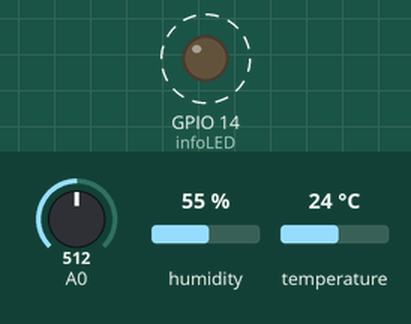
This sketch was run on a simulated ESP8266 (NodeMCU). Parts: output pins drawn as LEDs (lit = HIGH). Dashed ring = blinking. The inputs (shaded band) are chosen by the test bench; at power-on: A0 = 512, humidity 55 %, temperature 24 °C. WiFi joins after 1.5 s; servers stay silent unless stated; no MQTT or app messages arrive unless stated; what the sketch prints to the serial monitor is not drawn.

Above: at 2.5 s.
Timing chart, 0 to 4.6 s (numbered marks = the images above):
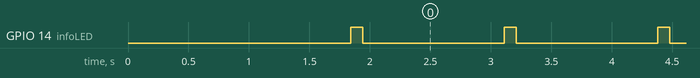

Measured:
- by itself, GPIO 14 (infoLED): alternates HIGH for 0.10 s and LOW for 1.2 s

The sketch:

HTU21D_sensor.ino
```cpp
#include <ArduinoJson.h>
#include <MQTTClient.h>
#include <ESP8266WiFi.h>
#include <Wire.h>
#include "Adafruit_HTU21DF.h"

const char* ssid = "iot-gateway";
const char* password = "iot-nw-pilot13";

const char* mqtt_server = "192.168.42.1";
const char* deviceID = "sht-9999";
const char* clientID = "sht-9999";

int infoLED = 14;

Adafruit_HTU21DF htu = Adafruit_HTU21DF();

WiFiClient wifiClient;
MQTTClient mqttClient;
DynamicJsonBuffer jsonBuffer;
JsonObject& root = jsonBuffer.createObject();
JsonArray& message = root.createNestedArray("readings");
JsonObject& data = message.createNestedObject();

void connectWiFi(){
  delay(10);
  Serial.print("preparing wifi...");

  WiFi.begin(ssid,password);
  while(WiFi.status() != WL_CONNECTED){
    Serial.print(".");

    delay(200);
  }
  Serial.println();
  Serial.println("Connected to WiFi!");
}

void reconnectMQTT(){
  while(!mqttClient.connected()){
    Serial.println("Connecting to Mqtt Broker...");
    if(mqttClient.connect(clientID)){
      Serial.println("Connected to Broker!");
      mqttClient.subscribe("/sensors/command");
    } else {
      Serial.println("Failed to connect to Mqtt Broker, retrying...");
      delay(2500);
    }
  }
}

void setup() {
  Serial.begin(9600);
  pinMode(infoLED, OUTPUT);

  if (!htu.begin()) {
    Serial.println("Couldn't find sensor!");
    while (1);
  }

  connectWiFi();
  mqttClient.begin(mqtt_server, wifiClient);
}


void loop() {
  mqttClient.loop();
  delay(10);

  if(!mqttClient.connected()){
    reconnectMQTT();
  } else {
    float t = htu.readTemperature();
    float h = htu.readHumidity();
    float f = (t * 9/5) + 32;

    if (! isnan(t)) {  // check if 'is not a number'
      Serial.print("Temp *C = "); Serial.println(t);
      Serial.print("Temp *F = "); Serial.println(f);
    } else {
      Serial.println("Failed to read temperature");
    }

    if (! isnan(h)) {  // check if 'is not a number'
      Serial.print("Hum. % = "); Serial.println(h);
    } else {
      Serial.println("Failed to read humidity");
    }
    Serial.println();

    int batLevel = analogRead(A0);
    Serial.print("Analog reading =  ");
    Serial.println(batLevel);
    batLevel = map(batLevel, 580, 774, 0, 100);
    Serial.print("Battery level = ");
    Serial.print(batLevel);
    Serial.println("%");

    root["deviceID"] = deviceID;

    data["temp"] = double_with_n_digits(f,2);
    data["humidity"] = double_with_n_digits(h,2);
    data["battery"] = batLevel;

    root.printTo(Serial);
    Serial.println();
    char buffer[256];
    root.printTo(buffer, sizeof(buffer));

    digitalWrite(infoLED, HIGH);
    mqttClient.publish("sensor", String (buffer));
    delay(100);
    digitalWrite(infoLED, LOW);
    delay(1000);
  }
}


void messageReceived(String topic, String payload, char* bytes, unsigned int length){
  Serial.print("Message arrived [");
  Serial.print(topic);
  Serial.print("] Payload: [");
  Serial.print(payload);
  Serial.print("]");
  Serial.println();
}
```
